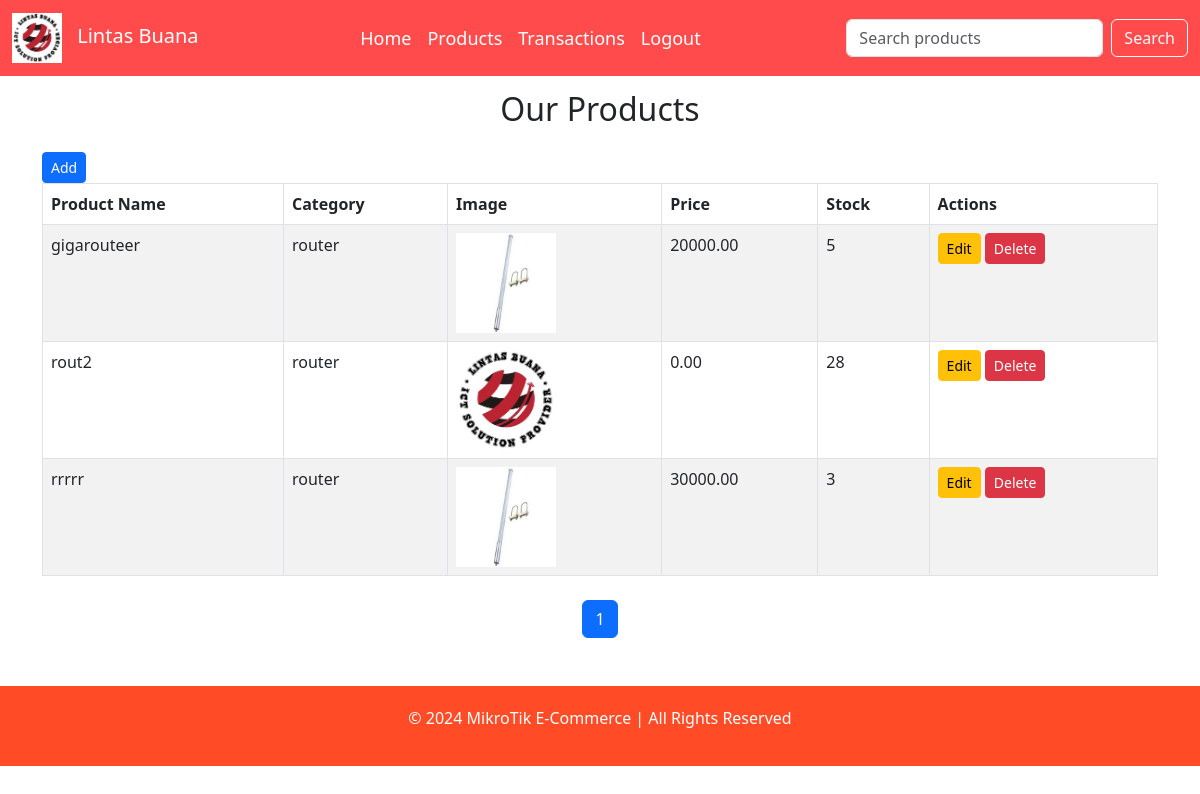
The app's page /admin/products.php?error=ProductIDMissing (signed in) with its own data.
### tables this page shows
CREATE TABLE `product` (
  `product_id` int(11) NOT NULL,
  `product_name` varchar(100) NOT NULL,
  `product_price` decimal(10,2) NOT NULL,
  `product_description` text DEFAULT NULL,
  `category_id` int(11) DEFAULT NULL,
  `product_image` varchar(255) NOT NULL,
  `product_stock` int(11) DEFAULT NULL
);

CREATE TABLE `category` (
  `category_id` int(11) NOT NULL,
  `category_name` varchar(100) NOT NULL
);

### admin/products.php (the view, shortened to what this page needs)
<?php
$productsPerPage = 8;
$searchQuery = isset($_GET['search']) ? $_GET['search'] : '';
$page = isset($_GET['page']) ? $_GET['page'] : 1;
$startFrom = ($page - 1) * $productsPerPage;
?>
<!DOCTYPE html>
<html lang="en">
<head>
    <link href="style.css" rel="stylesheet">
    <link href="https://cdn.jsdelivr.net/npm/bootstrap@5.3.0-alpha1/dist/css/bootstrap.min.css" rel="stylesheet">
</head>
<body>
    <header>
        <nav class="navbar navbar-expand-lg navbar-dark fixed-top">
            <div class="container-fluid">
                <a class="navbar-brand" href="index.php">
                    <img src="images/logo.jpg" alt="Logo"> Lintas Buana
                </a>
                <div class="collapse navbar-collapse" id="navbarNav">
                    <ul class="navbar-nav ms-auto">
                        <li class="nav-item">
                            <a class="nav-link" href="index.php">Home</a>
                        </li>
                        <li class="nav-item">
                            <a class="nav-link active" href="products.php">Products</a>
                           <?php if(isset($_SESSION['admin'])): ?>
                            <li class="nav-item">
                                <a class="nav-link" href="transactions.php">Transactions</a>
                            </li>
                            <li class="nav-item">
                                <a class="nav-link" href="admin/logout.php">Logout</a>
                            </li>
                        <?php endif; ?>
                    </ul>
                    <form class="d-flex ms-auto" method="GET" action="products.php">
                        <input class="form-control me-2" type="search" placeholder="Search products" aria-label="Search" name="search" value="<?php echo $searchQuery; ?>">
                        <button class="btn btn-outline-light" type="submit">Search</button>
                    </form>
                </div>
            </div>
        </nav>
    </header>
    <section id="products" class="container my-5">
        <h2 class="text-center mb-4">Our Products</h2>
        <a href="add_product_form.php?id=' . $productId . '" class="btn btn-primary btn-sm">Add</a>
        <table class="table table-bordered table-striped">
            <thead>
                <tr>
                    <th>Product Name</th>
                    <th>Category</th>
                    <th>Image</th>
                    <th>Price</th>
                    <th>Stock</th>
                    <th>Actions</th>
                </tr>
            </thead>
            <tbody>
                <?php
                include 'config.php';
                if ($searchQuery != '') {
                    $query = "SELECT p.product_id, p.product_name, p.product_image, p.product_price, p.product_stock, c.category_name
                              FROM product p
                              JOIN category c ON p.category_id = c.category_id
                              WHERE p.product_name LIKE '%$searchQuery%' LIMIT $startFrom, $productsPerPage";
                } else {
                    $query = "SELECT p.product_id, p.product_name, p.product_image, p.product_price, p.product_stock, c.category_name
                              FROM product p
                              JOIN category c ON p.category_id = c.category_id
                              LIMIT $startFrom, $productsPerPage";
                }
                $result = mysqli_query($conn, $query);
                if (mysqli_num_rows($result) > 0) {
                    while ($row = mysqli_fetch_assoc($result)) {
                        $productId = $row['product_id'];
                        $productName = $row['product_name'];
                        $categoryName = $row['category_name'];
                        $productImage = $row['product_image'];
                        $productprice = $row['product_price'];
                        $productStock = $row['product_stock'];
                        echo '
                        <tr>
                            <td>' . $productName . '</td>
                            <td>' . $categoryName . '</td>
                            <td><img src="' . $productImage . '" alt="' . $productName . '" style="width: 100px; height: 100px; object-fit: cover;"></td>
                            <td>' . $productprice . '</td>
                            <td>' . $productStock . '</td>
                            <td>
                                <a href="edit_product_form.php?id=' . $productId . '" class="btn btn-warning btn-sm">Edit</a>
                                <a href="delete.php?id=' . $productId . '" class="btn btn-danger btn-sm">Delete</a>
                            </td>
                        </tr>';
                    }
                } else {
                    echo '<tr><td colspan="5" class="text-center">No products found.</td></tr>';
                }
                ?>
            </tbody>
        </table>
        <nav aria-label="Page navigation" class="mt-4">
            <ul class="pagination justify-content-center">
                <?php
                if ($searchQuery != '') {
                    $totalQuery = "SELECT COUNT(*) AS total FROM product WHERE product_name LIKE '%$searchQuery%'";
                } else {
                    $totalQuery = "SELECT COUNT(*) AS total FROM product";
                }
                $totalResult = mysqli_query($conn, $totalQuery);
                $totalRow = mysqli_fetch_assoc($totalResult);
                $totalProducts = $totalRow['total'];
                $totalPages = ceil($totalProducts / $productsPerPage);
                for ($i = 1; $i <= $totalPages; $i++) {
                    $activeClass = ($i == $page) ? 'active' : '';
                    echo "<li class='page-item $activeClass'><a class='page-link' href='products.php?page=$i&search=$searchQuery'>$i</a></li>";
                }
                ?>
            </ul>
        </nav>
    </section>
    <footer class="footer">
        <p>&copy; 2024 MikroTik E-Commerce | All Rights Reserved</p>
    </footer>
</body>
</html>

### admin/style.css (style rules this page uses)
body { background-color: #f4f4f4; color: #333; }
header { background-color: #FF4B4B; color: white; padding: 1px 0; }
.navbar.fixed-top { background-color: #FF4B4B !important; color: white; }
.footer { background-color: #FF4B26; color: white; padding: 20px 0; text-align: center; }
.navbar-brand img { width: 50px; height: 50px; margin-right: 10px; }
.navbar-dark .navbar-nav .nav-link { color: #ffffff; font-size: 18px; }

### admin/products.php (style rules this page uses)
body { padding-top: 40px; }

### records on screen
product: product_name "gigarouteer", category.category_name "router", product_image (picture), product_price "20000.00", product_stock "5"
product: product_name "rout2", category.category_name "router", product_image (picture), product_price "0.00", product_stock "28"
product: product_name "rrrrr", category.category_name "router", product_image (picture), product_price "30000.00", product_stock "3"
